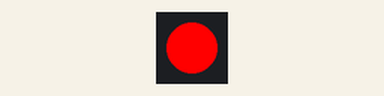
The sketch below on a simulated ATtiny85, built with avr-gcc and run on an emulated ATtiny85. On the bench: 1 RGB LEDs in strip order, left to right. The strip is taken to match the declared colour order.

Above: at 0.2 s.
At 2.2 s:
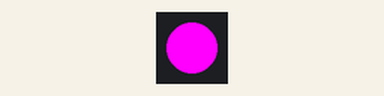
At 3.7 s:
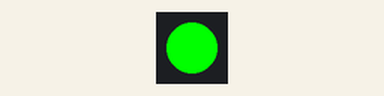
At 5.7 s:
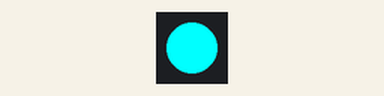
Timing chart, 0 to 6.9 s (numbered marks = the images above):
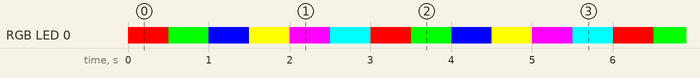

The sketch:

TinyNeopixel.ino
```cpp
/*
 *  Control a single Neopixel from a Lilypad ATTINY85 / DigiSpark board.
 *
 *  Connect pin 0 to the digital input pin on the neopixel.
 *  And provide +5V/GND to the power pins on the neopixel.
 */

// Import the Neopixel library
#include <Adafruit_NeoPixel.h>
#import <math.h>

#define PIX_PIN           0   // neopixel pin
#define NUM_PIXELS        1   // the number of neopixels attached, increase this if you chain a few of them together

Adafruit_NeoPixel pixels = Adafruit_NeoPixel(NUM_PIXELS, PIX_PIN, NEO_RGB + NEO_KHZ800);

void setup() {
  pixels.begin();
}

void loop() {
  pixels.setPixelColor(0, 0); // send command to turn off pixel 0
  pixels.show(); // update the pixel display with your commands

  // Tell the pixel at address 0 you want it to turn red (red, blue, green)
  // each color value goes from 0-255
  pixels.setPixelColor(0, pixels.Color(255, 0, 0));
  pixels.show(); // update the neopixel
  delay(500); // pause half a second

  // The same, but blue
  pixels.setPixelColor(0, pixels.Color(0, 255, 0));
  pixels.show();
  delay(500);

  // The same, but green
  pixels.setPixelColor(0, pixels.Color(0, 0, 255));
  pixels.show();
  delay(500);

  // Red + Green
  pixels.setPixelColor(0, pixels.Color(255, 255, 0));
  pixels.show();
  delay(500);

  // Red + Blue
  pixels.setPixelColor(0, pixels.Color(255, 0, 255));
  pixels.show();
  delay(500);

   // Green + Blue
  pixels.setPixelColor(0, pixels.Color(0, 255, 255));
  pixels.show();
  delay(500);
}
```

Measured:
- by itself, RGB LED 0: repeats every 3.0 s: RGB(0, 255, 0) 0.50 s, RGB(0, 0, 255) 0.50 s, RGB(255, 255, 0) 0.50 s, RGB(255, 0, 255) 0.50 s, RGB(0, 255, 255) 0.50 s, RGB(255, 0, 0) 0.50 s
- by itself, everything shown: repeats every 3.0 s, in 6 steps
